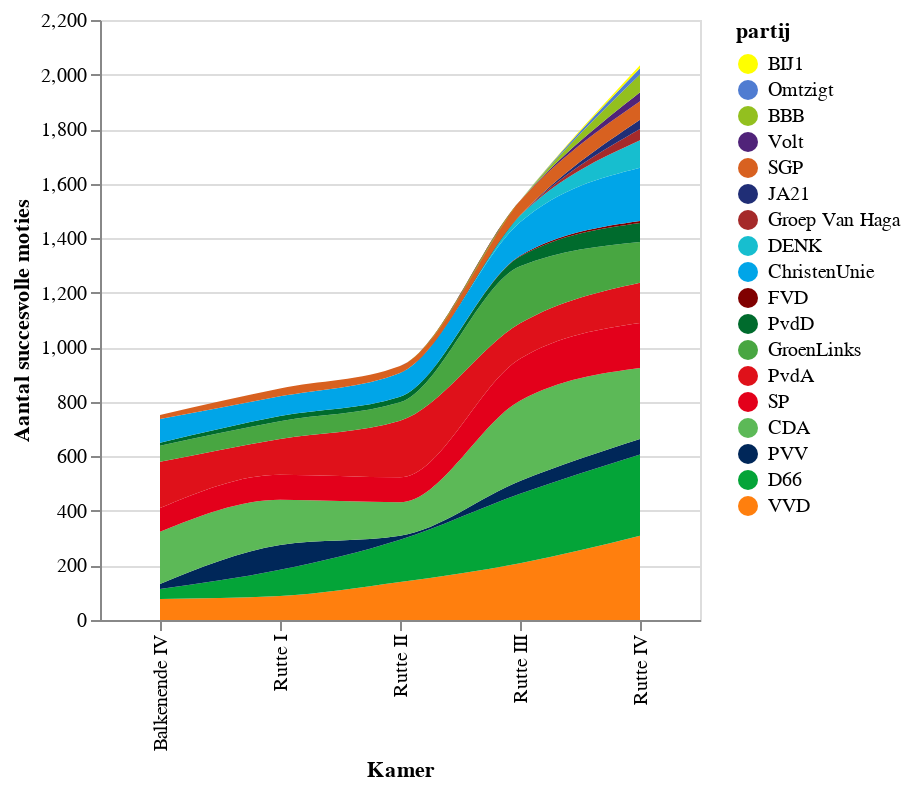

The notebook cell saved with this chart:
### Code cell
#| echo: false
# Step 1: create the line
metric_of_interest = 'aantal_succesvol'
data = stats[stats['stat'] == metric_of_interest]
relevant_parties = list(reversed(get_largest_parties_chamber(top=number_of_parties)))
order = {'BBB':14, 'JA21':13, 'Volt':12,'PvdD': 11,'SP': 10, 'GroenLinks': 9, 'DENK': 8, 'PvdA': 7, 'PVV': 6,'FVD': 5, 'SGP': 4, 'D66': 3, 'ChristenUnie': 2, 'CDA': 1, 'VVD': 0}
data['partij'] = pd.Categorical(data['partij'], relevant_parties)
data = data.sort_values(by='partij',ascending=False)
data = add_zero_for_not_existing_parties(data, metric_of_interest)
area = alt.Chart(data
    #maybe dont do joinaggreage
    
# ).transform_calculate(
#     order=order.__repr__() + "[datum.partij]"  
#     )
    ).mark_area(interpolate="monotone").encode(
    x='Kamer:O',
    y=alt.Y("value:Q", stack='zero'),
    order='order:O',
    tooltip=['partij:N'],
    color=alt.Color("partij",scale = alt.Scale(domain=relevant_parties,range= [party_colors[p] for p in (relevant_parties)])))

area.encoding.y.title = 'Aantal succesvolle moties'

# def get_y_positions(data, kamer):
#     kamerdata = data[data['Kamer']==kamer]
#     # kamerdata['partij'] = kamerdata['partij'].cat.remove_unused_categories()
#     return kamerdata.groupby(["partij"]).sum().iloc[::1].cumsum()["value"]

# def get_bar_width(kamer, partij):
#     # print(kamer,partij)
#     try:
#         query = f'Kamer == "{kamer}" & partij == "{partij}"'
#         res = data.query(query)['value'].values[0]
#         return res
#     except:
#         print(partij)
#         return 0
    

# text_label_parties = get_largest_parties_chamber('Rutte IV', 5)
# xpos = ['Rutte III' if i%3==0 or p in ['FVD','DENK','Groep Krol/vKA']
#                 else 'Rutte II' if i%3==2
#                 else 'Rutte I' 
#                 for i, p in enumerate(text_label_parties)]

# ys = {c: get_y_positions(data, c) for c in chambers}
# ypos = [ys[xpos[i]].loc[p] - 0.5* get_bar_width(xpos[i],p) for i, p in enumerate(text_label_parties)]
# test = [get_bar_width(xpos[i],p) for i, p in enumerate(text_label_parties)]
# demotext = pd.DataFrame({'Kamer': xpos, 'value': ypos, 'partij': text_label_parties, 'test':test})


# t = (alt.Chart(demotext).mark_text()
#         .encode(
#     x='Kamer:O',
#     y='value:Q',
#     text='partij:N'
# ))
# chart = alt.layer(area, t, width=300)
chart = alt.layer(area, width=300)
chart

### Figure 1 — Vega-Lite specification as saved in the notebook (floating-point values rounded to 4 significant figures)
{"config": {"view": {"continuousWidth": 300, "continuousHeight": 300}}, "layer": [{"mark": {"type": "area", "interpolate": "monotone"}, "encoding": {"color": {"field": "partij", "scale": {"domain": ["BIJ1", "Omtzigt", "BBB", "Volt", "SGP", "JA21", "Groep Van Haga", "DENK", "ChristenUnie", "FVD", "PvdD", "GroenLinks", "PvdA", "SP", "CDA", "PVV", "D66", "VVD"], "range": ["#ffff00", "#4f7cd1", "#93c01f", "#502379", "#d86120", "#202e76", "brown", "#17becf", "#00a5e8", "#800000", "#006b2d", "#48a641", "#df111a", "#e3001b", "#5cb957", "#002759", "#04a438", "#ff7f0e"]}, "type": "nominal"}, "order": {"field": "order", "type": "ordinal"}, "tooltip": [{"field": "partij", "type": "nominal"}], "x": {"field": "Kamer", "type": "ordinal"}, "y": {"field": "value", "stack": "zero", "title": "Aantal succesvolle moties", "type": "quantitative"}}}], "data": {"name": "data-6e95f45bcd5a45631ed1752ac6c33ebe"}, "width": 300, "$schema": "https://vega.github.io/schema/vega-lite/v5.8.0.json", "datasets": {"data-6e95f45bcd5a45631ed1752ac6c33ebe": [{"partij": "VVD", "Kamer": "Balkenende IV", "stat": "aantal_succesvol", "value": 77, "DivisionFactor": 1.455}, {"partij": "VVD", "Kamer": "Rutte IV", "stat": "aantal_succesvol", "value": 309, "DivisionFactor": 2.334}, {"partij": "VVD", "Kamer": "Rutte III", "stat": "aantal_succesvol", "value": 208, "DivisionFactor": 4.022}, {"partij": "VVD", "Kamer": "Rutte I", "stat": "aantal_succesvol", "value": 88, "DivisionFactor": 2.26}, {"partij": "VVD", "Kamer": "Rutte II", "stat": "aantal_succesvol", "value": 139, "DivisionFactor": 4.504}, {"partij": "D66", "Kamer": "Balkenende IV", "stat": "aantal_succesvol", "value": 37, "DivisionFactor": 1.455}, {"partij": "D66", "Kamer": "Rutte IV", "stat": "aantal_succesvol", "value": 298, "DivisionFactor": 2.334}, {"partij": "D66", "Kamer": "Rutte III", "stat": "aantal_succesvol", "value": 255, "DivisionFactor": 4.022}, {"partij": "D66", "Kamer": "Rutte I", "stat": "aantal_succesvol", "value": 96, "DivisionFactor": 2.26}, {"partij": "D66", "Kamer": "Rutte II", "stat": "aantal_succesvol", "value": 155, "DivisionFactor": 4.504}, {"partij": "PVV", "Kamer": "Balkenende IV", "stat": "aantal_succesvol", "value": 18, "DivisionFactor": 1.455}, {"partij": "PVV", "Kamer": "Rutte IV", "stat": "aantal_succesvol", "value": 57, "DivisionFactor": 2.334}, {"partij": "PVV", "Kamer": "Rutte III", "stat": "aantal_succesvol", "value": 47, "DivisionFactor": 4.022}, {"partij": "PVV", "Kamer": "Rutte I", "stat": "aantal_succesvol", "value": 91, "DivisionFactor": 2.26}, {"partij": "PVV", "Kamer": "Rutte II", "stat": "aantal_succesvol", "value": 15, "DivisionFactor": 4.504}, {"partij": "CDA", "Kamer": "Balkenende IV", "stat": "aantal_succesvol", "value": 192, "DivisionFactor": 1.455}, {"partij": "CDA", "Kamer": "Rutte IV", "stat": "aantal_succesvol", "value": 260, "DivisionFactor": 2.334}, {"partij": "CDA", "Kamer": "Rutte III", "stat": "aantal_succesvol", "value": 294, "DivisionFactor": 4.022}, {"partij": "CDA", "Kamer": "Rutte I", "stat": "aantal_succesvol", "value": 166, "DivisionFactor": 2.26}, {"partij": "CDA", "Kamer": "Rutte II", "stat": "aantal_succesvol", "value": 123, "DivisionFactor": 4.504}, {"partij": "SP", "Kamer": "Balkenende IV", "stat": "aantal_succesvol", "value": 87, "DivisionFactor": 1.455}, {"partij": "SP", "Kamer": "Rutte IV", "stat": "aantal_succesvol", "value": 165, "DivisionFactor": 2.334}, {"partij": "SP", "Kamer": "Rutte III", "stat": "aantal_succesvol", "value": 154, "DivisionFactor": 4.022}, {"partij": "SP", "Kamer": "Rutte I", "stat": "aantal_succesvol", "value": 92, "DivisionFactor": 2.26}, {"partij": "SP", "Kamer": "Rutte II", "stat": "aantal_succesvol", "value": 91, "DivisionFactor": 4.504}, {"partij": "PvdA", "Kamer": "Balkenende IV", "stat": "aantal_succesvol", "value": 169, "DivisionFactor": 1.455}, {"partij": "PvdA", "Kamer": "Rutte IV", "stat": "aantal_succesvol", "value": 148, "DivisionFactor": 2.334}, {"partij": "PvdA", "Kamer": "Rutte III", "stat": "aantal_succesvol", "value": 130, "DivisionFactor": 4.022}, {"partij": "PvdA", "Kamer": "Rutte I", "stat": "aantal_succesvol", "value": 131, "DivisionFactor": 2.26}, {"partij": "PvdA", "Kamer": "Rutte II", "stat": "aantal_succesvol", "value": 208, "DivisionFactor": 4.504}, {"partij": "GroenLinks", "Kamer": "Balkenende IV", "stat": "aantal_succesvol", "value": 59, "DivisionFactor": 1.455}, {"partij": "GroenLinks", "Kamer": "Rutte IV", "stat": "aantal_succesvol", "value": 149, "DivisionFactor": 2.334}, {"partij": "GroenLinks", "Kamer": "Rutte III", "stat": "aantal_succesvol", "value": 209, "DivisionFactor": 4.022}, {"partij": "GroenLinks", "Kamer": "Rutte I", "stat": "aantal_succesvol", "value": 65, "DivisionFactor": 2.26}, {"partij": "GroenLinks", "Kamer": "Rutte II", "stat": "aantal_succesvol", "value": 67, "DivisionFactor": 4.504}, {"partij": "PvdD", "Kamer": "Balkenende IV", "stat": "aantal_succesvol", "value": 11, "DivisionFactor": 1.455}, {"partij": "PvdD", "Kamer": "Rutte IV", "stat": "aantal_succesvol", "value": 70, "DivisionFactor": 2.334}, {"partij": "PvdD", "Kamer": "Rutte III", "stat": "aantal_succesvol", "value": 36, "DivisionFactor": 4.022}, {"partij": "PvdD", "Kamer": "Rutte I", "stat": "aantal_succesvol", "value": 19, "DivisionFactor": 2.26}, {"partij": "PvdD", "Kamer": "Rutte II", "stat": "aantal_succesvol", "value": 21, "DivisionFactor": 4.504}, {"partij": "FVD", "Kamer": "Balkenende IV", "stat": "aantal_succesvol", "value": 0, "DivisionFactor": null}, {"partij": "FVD", "Kamer": "Rutte IV", "stat": "aantal_succesvol", "value": 7, "DivisionFactor": 2.334}, {"partij": "FVD", "Kamer": "Rutte III", "stat": "aantal_succesvol", "value": 3, "DivisionFactor": 4.022}, {"partij": "FVD", "Kamer": "Rutte I", "stat": "aantal_succesvol", "value": 0, "DivisionFactor": null}, {"partij": "FVD", "Kamer": "Rutte II", "stat": "aantal_succesvol", "value": 0, "DivisionFactor": null}, {"partij": "ChristenUnie", "Kamer": "Balkenende IV", "stat": "aantal_succesvol", "value": 87, "DivisionFactor": 1.455}, {"partij": "ChristenUnie", "Kamer": "Rutte IV", "stat": "aantal_succesvol", "value": 195, "DivisionFactor": 2.334}, {"partij": "ChristenUnie", "Kamer": "Rutte III", "stat": "aantal_succesvol", "value": 122, "DivisionFactor": 4.022}, {"partij": "ChristenUnie", "Kamer": "Rutte I", "stat": "aantal_succesvol", "value": 72, "DivisionFactor": 2.26}, {"partij": "ChristenUnie", "Kamer": "Rutte II", "stat": "aantal_succesvol", "value": 87, "DivisionFactor": 4.504}, {"partij": "DENK", "Kamer": "Balkenende IV", "stat": "aantal_succesvol", "value": 0, "DivisionFactor": null}, {"partij": "DENK", "Kamer": "Rutte IV", "stat": "aantal_succesvol", "value": 101, "DivisionFactor": 2.334}, {"partij": "DENK", "Kamer": "Rutte III", "stat": "aantal_succesvol", "value": 25, "DivisionFactor": 4.022}, {"partij": "DENK", "Kamer": "Rutte I", "stat": "aantal_succesvol", "value": 0, "DivisionFactor": null}, {"partij": "DENK", "Kamer": "Rutte II", "stat": "aantal_succesvol", "value": 0, "DivisionFactor": null}, {"partij": "Groep Van Haga", "Kamer": "Balkenende IV", "stat": "aantal_succesvol", "value": 0, "DivisionFactor": null}, {"partij": "Groep Van Haga", "Kamer": "Rutte IV", "stat": "aantal_succesvol", "value": 41, "DivisionFactor": 2.334}, {"partij": "Groep Van Haga", "Kamer": "Rutte III", "stat": "aantal_succesvol", "value": 0, "DivisionFactor": null}, {"partij": "Groep Van Haga", "Kamer": "Rutte I", "stat": "aantal_succesvol", "value": 0, "DivisionFactor": null}, {"partij": "Groep Van Haga", "Kamer": "Rutte II", "stat": "aantal_succesvol", "value": 0, "DivisionFactor": null}, {"partij": "JA21", "Kamer": "Balkenende IV", "stat": "aantal_succesvol", "value": 0, "DivisionFactor": null}, {"partij": "JA21", "Kamer": "Rutte IV", "stat": "aantal_succesvol", "value": 34, "DivisionFactor": 2.334}, {"partij": "JA21", "Kamer": "Rutte III", "stat": "aantal_succesvol", "value": 0, "DivisionFactor": null}, {"partij": "JA21", "Kamer": "Rutte I", "stat": "aantal_succesvol", "value": 0, "DivisionFactor": null}, {"partij": "JA21", "Kamer": "Rutte II", "stat": "aantal_succesvol", "value": 0, "DivisionFactor": null}, {"partij": "SGP", "Kamer": "Balkenende IV", "stat": "aantal_succesvol", "value": 15, "DivisionFactor": 1.455}, {"partij": "SGP", "Kamer": "Rutte IV", "stat": "aantal_succesvol", "value": 68, "DivisionFactor": 2.334}, {"partij": "SGP", "Kamer": "Rutte III", "stat": "aantal_succesvol", "value": 54, "DivisionFactor": 4.022}, {"partij": "SGP", "Kamer": "Rutte I", "stat": "aantal_succesvol", "value": 29, "DivisionFactor": 2.26}, {"partij": "SGP", "Kamer": "Rutte II", "stat": "aantal_succesvol", "value": 25, "DivisionFactor": 4.504}, {"partij": "Volt", "Kamer": "Balkenende IV", "stat": "aantal_succesvol", "value": 0, "DivisionFactor": null}, {"partij": "Volt", "Kamer": "Rutte IV", "stat": "aantal_succesvol", "value": 33, "DivisionFactor": 2.334}, {"partij": "Volt", "Kamer": "Rutte III", "stat": "aantal_succesvol", "value": 0, "DivisionFactor": null}, {"partij": "Volt", "Kamer": "Rutte I", "stat": "aantal_succesvol", "value": 0, "DivisionFactor": null}, {"partij": "Volt", "Kamer": "Rutte II", "stat": "aantal_succesvol", "value": 0, "DivisionFactor": null}, {"partij": "BBB", "Kamer": "Balkenende IV", "stat": "aantal_succesvol", "value": 0, "DivisionFactor": null}, {"partij": "BBB", "Kamer": "Rutte IV", "stat": "aantal_succesvol", "value": 65, "DivisionFactor": 2.334}, {"partij": "BBB", "Kamer": "Rutte III", "stat": "aantal_succesvol", "value": 0, "DivisionFactor": null}, {"partij": "BBB", "Kamer": "Rutte I", "stat": "aantal_succesvol", "value": 0, "DivisionFactor": null}, {"partij": "BBB", "Kamer": "Rutte II", "stat": "aantal_succesvol", "value": 0, "DivisionFactor": null}, {"partij": "Omtzigt", "Kamer": "Balkenende IV", "stat": "aantal_succesvol", "value": 0, "DivisionFactor": null}, {"partij": "Omtzigt", "Kamer": "Rutte IV", "stat": "aantal_succesvol", "value": 23, "DivisionFactor": 2.334}, {"partij": "Omtzigt", "Kamer": "Rutte III", "stat": "aantal_succesvol", "value": 0, "DivisionFactor": null}, {"partij": "Omtzigt", "Kamer": "Rutte I", "stat": "aantal_succesvol", "value": 0, "DivisionFactor": null}, {"partij": "Omtzigt", "Kamer": "Rutte II", "stat": "aantal_succesvol", "value": 0, "DivisionFactor": null}, {"partij": "BIJ1", "Kamer": "Balkenende IV", "stat": "aantal_succesvol", "value": 0, "DivisionFactor": null}, {"partij": "BIJ1", "Kamer": "Rutte IV", "stat": "aantal_succesvol", "value": 11, "DivisionFactor": 2.334}, {"partij": "BIJ1", "Kamer": "Rutte III", "stat": "aantal_succesvol", "value": 0, "DivisionFactor": null}, {"partij": "BIJ1", "Kamer": "Rutte I", "stat": "aantal_succesvol", "value": 0, "DivisionFactor": null}, {"partij": "BIJ1", "Kamer": "Rutte II", "stat": "aantal_succesvol", "value": 0, "DivisionFactor": null}]}}
